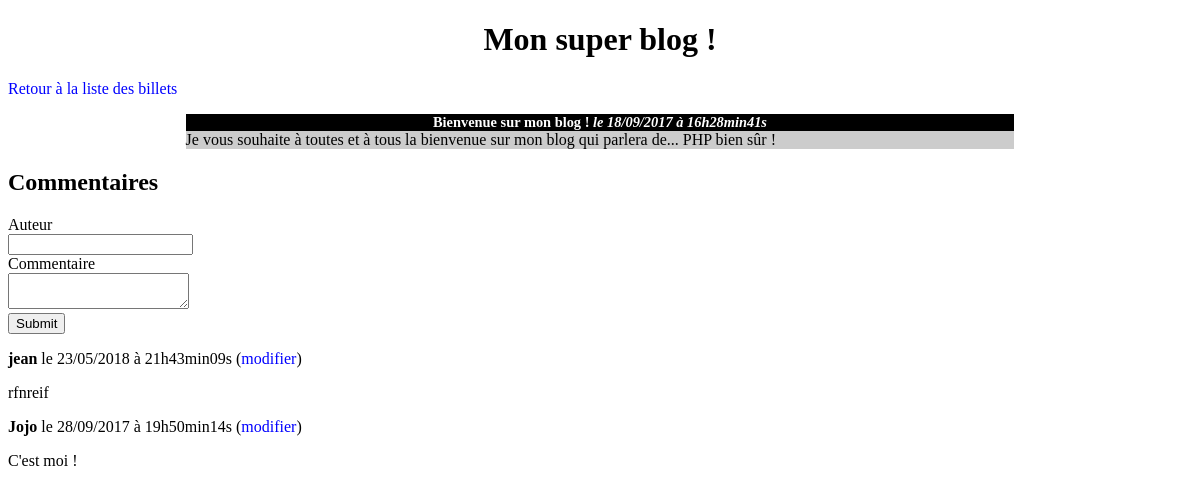
Page /index.php?action=post&id=1 on the committed database.
### tables this page shows
CREATE TABLE `posts` (
  `id` int(11) NOT NULL,
  `title` varchar(255) NOT NULL,
  `content` text NOT NULL,
  `creation_date` datetime NOT NULL
);

CREATE TABLE `comments` (
  `id` int(11) NOT NULL,
  `post_id` int(11) NOT NULL,
  `author` varchar(255) NOT NULL,
  `comment` text NOT NULL,
  `comment_date` datetime NOT NULL
);

### controller/frontend.php (called while the page is built, shortened)
<?php
require_once('model/PostManager.php');
require_once('model/CommentManager.php');
function post()
{
    $postManager = new PostManager();
    $commentManager = new CommentManager();
    $post = $postManager->getPost($_GET['id']);
    $comments = $commentManager->getComments($_GET['id']);
    require('view/frontend/postView.php');
}

### model/PostManager.php (called while the page is built, shortened)
<?php
class PostManager extends Manager
{
    public function getPost($postId)
    {
        $db = $this->dbConnect();
        $req = $db->prepare('SELECT id, title, content, DATE_FORMAT(creation_date, "%d/%m/%Y à %Hh%imin%ss") AS creation_date_fr FROM posts WHERE id = ?');
        $req->execute(array($postId));
        $post = $req->fetch();
        return $post;
    }
}

### model/CommentManager.php (called while the page is built, shortened)
<?php
class CommentManager extends Manager
{
    public function getComments($postId)
    {
        $db = $this->dbConnect();
        $sql = 'SELECT id, author, comment, DATE_FORMAT(comment_date, "%d/%m/%Y à %Hh%imin%ss") AS comment_date_fr FROM comments WHERE post_id = ? ORDER BY comment_date DESC';
        $comments = $db->prepare($sql);
        $comments->execute(array($postId));
        return $comments;
    }
}

### view/frontend/postView.php (the view, shortened to what this page needs)
<h1>Mon super blog !</h1>
<p><a href="index.php">Retour à la liste des billets</a></p>
<div class="news">
    <h3>
        <?= htmlspecialchars($post['title']) ?>
        <em>le <?= $post['creation_date_fr'] ?></em>
    </h3>
    <p>
        <?= nl2br(htmlspecialchars($post['content'])) ?>
    </p>
</div>
<h2>Commentaires</h2>
<form action="index.php?action=addComment&amp;id=<?= $post['id'] ?>" method="post">
    <div>
        <label for="author">Auteur</label><br />
        <input type="text" id="author" name="author" />
    </div>
    <div>
        <label for="comment">Commentaire</label><br />
        <textarea id="comment" name="comment"></textarea>
    </div>
    <div>
        <input type="submit" />
    </div>
</form>
<?php
while ($comment = $comments->fetch())
{
?>
    <p><strong><?= htmlspecialchars($comment['author']) ?></strong> le <?= $comment['comment_date_fr'] ?> (<a href="index.php?action=update&amp;id=<?= $post['id']?>&amp;c_id=<?= $comment['id']?>">modifier</a>)</p>
    <p><?= nl2br(htmlspecialchars($comment['comment'])) ?></p>
<?php
}
?>
<?php require('template.php'); ?>

### public/css/style.css (style rules this page uses)
h1, h3 { text-align:center; }
h3 { background-color:black; color:white; font-size:0.9em; margin-bottom:0px; }
.news p { background-color:#CCCCCC; margin-top:0px; }
.news { width:70%; margin:auto; }
a { text-decoration: none; color: blue; }

### rows in the picture
posts: title "Bienvenue sur mon blog !", content "Je vous souhaite à toutes et à tous la bienvenue sur mon blog qui parlera de... PHP bien sûr !"
comments: author "jean", comment_date_fr "23/05/2018 à 21h43min09s", comment "rfnreif"
comments: author "Jojo", comment_date_fr "28/09/2017 à 19h50min14s", comment "C'est moi !"

### other values in the picture
$post['creation_date_fr'] "18/09/2017 à 16h28min41s"
